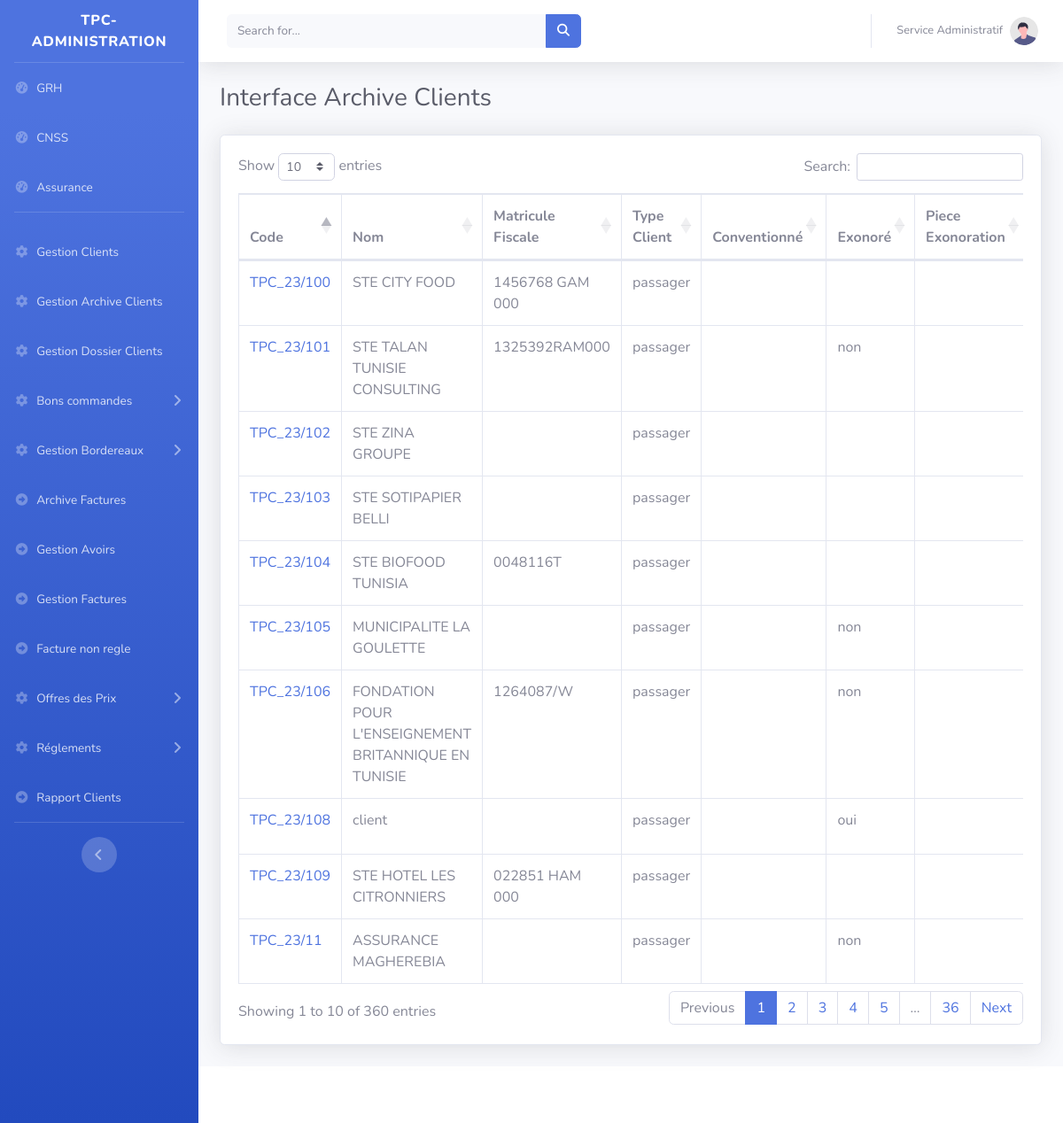
The app's page /main.php?Gestion_Clients&Archive, older data.
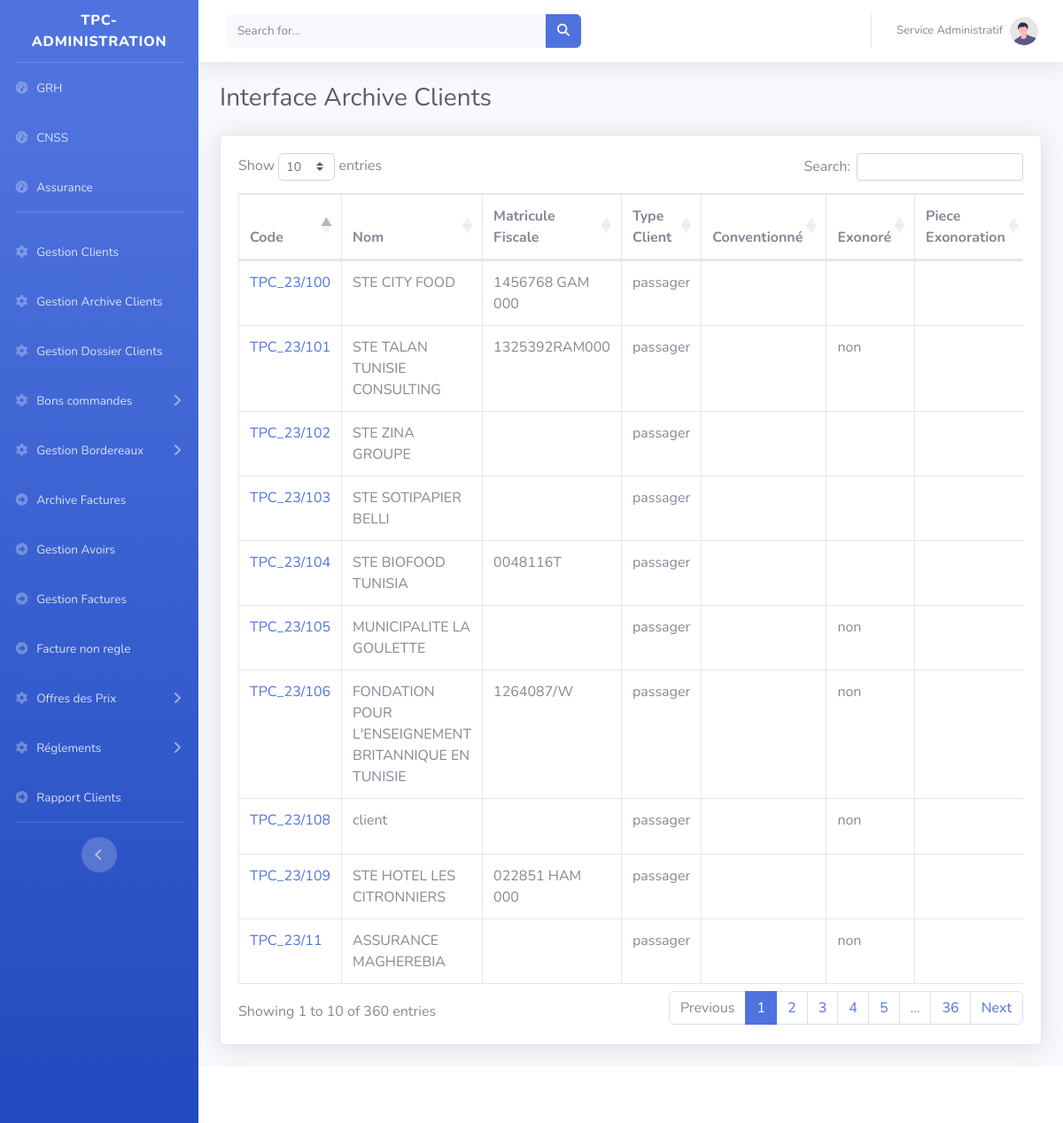
The same page, newer data.
### tables this page shows
CREATE TABLE `clients` (
  `id` int(11) NOT NULL AUTO_INCREMENT,
  `type_client` varchar(200) DEFAULT NULL,
  `convention` varchar(100) DEFAULT NULL,
  `pieceConvention` varchar(250) DEFAULT NULL,
  `nom_client` varchar(200) DEFAULT NULL,
  `code_client` varchar(11) DEFAULT NULL,
  `adresse` text DEFAULT NULL,
  `matriculeFiscale` varchar(100) DEFAULT NULL,
  `exonoration` varchar(100) DEFAULT NULL,
  `pieceExonoration` varchar(200) DEFAULT NULL,
  `tel` varchar(200) DEFAULT NULL,
  `email` varchar(200) DEFAULT NULL,
  `numexonoration` varchar(250) DEFAULT NULL,
  `ValiditeExonoration` varchar(250) DEFAULT NULL,
  PRIMARY KEY (`id`),
  KEY `matriculeFiscale` (`matriculeFiscale`),
  KEY `clent` (`nom_client`(191))
);

### class/connexion.db.php (called while the page is built)
<?php
function connexion(): PDO {
    $host = getenv('DB_HOST') ?: '127.0.0.1';
    $port = getenv('DB_PORT') ?: 3306;
    $db   = getenv('DB_NAME') ?: 'tpc';
    $user = getenv('DB_USER') ?: 'root';
    $pass = getenv('DB_PASSWORD') !== false ? getenv('DB_PASSWORD') : '';
    $dsn = "mysql:host=$host;port=$port;dbname=$db;charset=utf8mb4";
    $opts = [
        PDO::ATTR_ERRMODE            => PDO::ERRMODE_EXCEPTION,
        PDO::ATTR_DEFAULT_FETCH_MODE => PDO::FETCH_ASSOC,
        PDO::ATTR_EMULATE_PREPARES   => false,
    ];
    return new PDO($dsn, $user, $pass, $opts);
}

### class/client.class.php (called while the page is built, shortened)
<?php
include_once 'connexion.db.php';
class Clients{
	private $cnx;
	public function __construct(){$this->cnx=connexion();}
	public function getAllClients(){
		$sql="SELECT * FROM clients";
		$req=$this->cnx->query($sql);
		$resultat=$req->fetchAll();
		return $resultat;
	}
}
$clt=new Clients();

### pages/clients/Archive/Afficher.php (the view, shortened to what this page needs)
<?php
include 'class/client.class.php';
$anne=date('y');
		if($clt->getAllClients()){
			$nb=count($clt->getAllClients());
		$codeClient='TPC_'.$anne.'/'.intval($nb+1);
		}
		else {$codeClient='TPC_'.$anne.'/1';}
 $clients=$clt->getAllClients();
 ?>
                    <div class="card shadow mb-4">
                        <div class="card-body">
                            <div class="table-responsive">
                                <table class="table table-bordered" id="dataTable" width="90%" cellspacing="0">
                                    <thead>
                                        <tr>
											<th >Code</th>
											<th >Nom</th>
											<th >Matricule Fiscale</th>
                                            <th >Type Client</th>
                                            <th >Conventionné</th>
											<th >Exonoré</th>
                                            <th >Piece Exonoration</th>
                                        </tr>
                                    </thead>
                                    <tbody>
									<?php if(!empty($clients)){
										 foreach($clients as $key){?>
                                        <tr>
                                            <td><a href="?Gestion_Clients&Archive&client=<?=$key['id']?>"><?=$key['code_client']?></a></td>
											 <td><?=$key['nom_client']?></td>
                                            <td><?=$key['matriculeFiscale']?></td>
                                            <td><?=$key['type_client']?></td>
                                            <td><?=$key['convention']?></td>
                                            <td><?=$key['exonoration']?></td>
                                            <td>
											</td>
                                        </tr>
									<?php } } ?>
                                    </tbody>
                                </table>
                            </div>
                        </div>
                    </div>

Row changes from the older to the newer data that the page shows:
changed clients "TPC_23/108": exonoration "oui" → "non"
